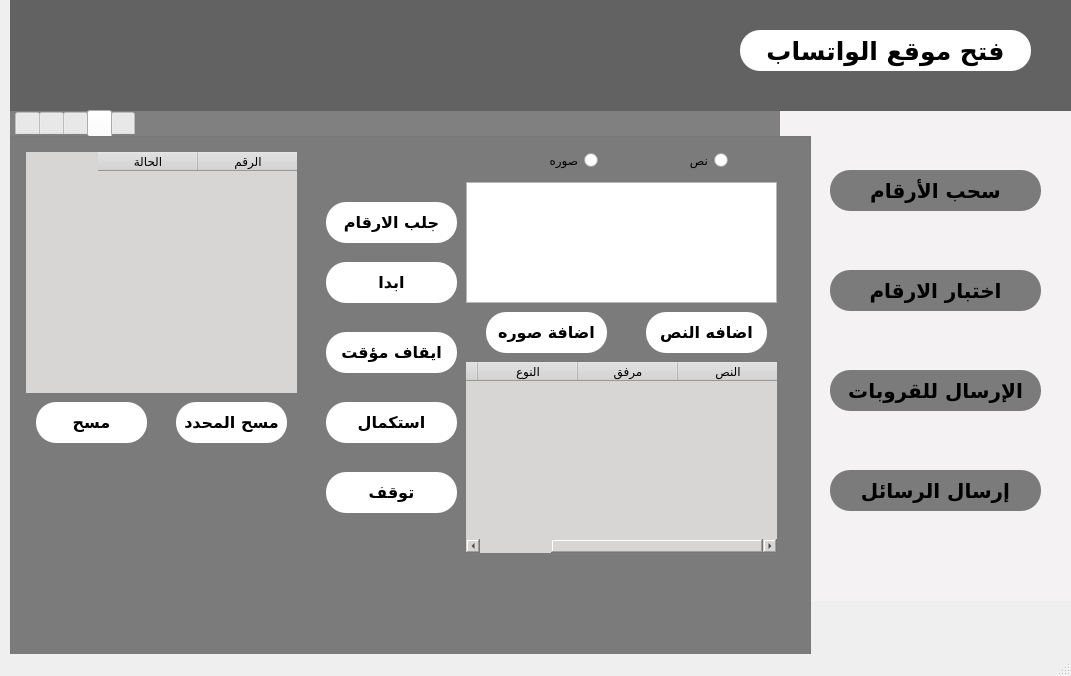
<?xml version="1.0" encoding="UTF-8"?>
<ui version="4.0">
 <class>MainWindow</class>
 <widget class="QMainWindow" name="MainWindow">
  <property name="geometry">
   <rect>
    <x>0</x>
    <y>0</y>
    <width>1071</width>
    <height>676</height>
   </rect>
  </property>
  <property name="windowTitle">
   <string>MainWindow</string>
  </property>
  <widget class="QWidget" name="centralwidget">
   <widget class="QLabel" name="label">
    <property name="geometry">
     <rect>
      <x>10</x>
      <y>0</y>
      <width>1061</width>
      <height>111</height>
     </rect>
    </property>
    <property name="minimumSize">
     <size>
      <width>0</width>
      <height>0</height>
     </size>
    </property>
    <property name="styleSheet">
     <string notr="true">background-color: rgb(98, 98, 98);
</string>
    </property>
    <property name="text">
     <string/>
    </property>
   </widget>
   <widget class="QLabel" name="label_2">
    <property name="geometry">
     <rect>
      <x>10</x>
      <y>10</y>
      <width>131</width>
      <height>91</height>
     </rect>
    </property>
    <property name="styleSheet">
     <string notr="true">image: url(:/newPrefix/like pro/logo superior.png);</string>
    </property>
    <property name="text">
     <string/>
    </property>
   </widget>
   <widget class="QLabel" name="label_3">
    <property name="geometry">
     <rect>
      <x>780</x>
      <y>110</y>
      <width>291</width>
      <height>491</height>
     </rect>
    </property>
    <property name="styleSheet">
     <string notr="true">background-color: rgb(244, 242, 243);


</string>
    </property>
    <property name="text">
     <string/>
    </property>
   </widget>
   <widget class="QLabel" name="label_4">
    <property name="geometry">
     <rect>
      <x>10</x>
      <y>110</y>
      <width>791</width>
      <height>491</height>
     </rect>
    </property>
    <property name="styleSheet">
     <string notr="true">background-color: rgb(128, 128, 128);</string>
    </property>
    <property name="text">
     <string/>
    </property>
   </widget>
   <widget class="QPushButton" name="pushButton_2">
    <property name="geometry">
     <rect>
      <x>830</x>
      <y>370</y>
      <width>211</width>
      <height>41</height>
     </rect>
    </property>
    <property name="font">
     <font>
      <family>Almarai</family>
      <pointsize>15</pointsize>
      <weight>75</weight>
      <bold>true</bold>
     </font>
    </property>
    <property name="cursor">
     <cursorShape>PointingHandCursor</cursorShape>
    </property>
    <property name="styleSheet">
     <string notr="true">color: rgb(0, 0, 0);
background-color: rgb(123, 123, 123);
border-radius: 20px

</string>
    </property>
    <property name="text">
     <string>الإرسال للقروبات</string>
    </property>
   </widget>
   <widget class="QPushButton" name="pushButton_4">
    <property name="geometry">
     <rect>
      <x>830</x>
      <y>170</y>
      <width>211</width>
      <height>41</height>
     </rect>
    </property>
    <property name="font">
     <font>
      <family>Almarai</family>
      <pointsize>15</pointsize>
      <weight>75</weight>
      <bold>true</bold>
     </font>
    </property>
    <property name="cursor">
     <cursorShape>PointingHandCursor</cursorShape>
    </property>
    <property name="styleSheet">
     <string notr="true">background-color: rgb(123, 123, 123);
border-radius: 20px</string>
    </property>
    <property name="text">
     <string>سحب الأرقام</string>
    </property>
    <property name="iconSize">
     <size>
      <width>200</width>
      <height>50</height>
     </size>
    </property>
   </widget>
   <widget class="QTabWidget" name="tabWidget">
    <property name="geometry">
     <rect>
      <x>10</x>
      <y>110</y>
      <width>801</width>
      <height>571</height>
     </rect>
    </property>
    <property name="palette">
     <palette>
      <active>
       <colorrole role="WindowText">
        <brush brushstyle="SolidPattern">
         <color alpha="255">
          <red>192</red>
          <green>192</green>
          <blue>192</blue>
         </color>
        </brush>
       </colorrole>
       <colorrole role="Button">
        <brush brushstyle="SolidPattern">
         <color alpha="255">
          <red>48</red>
          <green>47</green>
          <blue>47</blue>
         </color>
        </brush>
       </colorrole>
       <colorrole role="Light">
        <brush brushstyle="SolidPattern">
         <color alpha="255">
          <red>255</red>
          <green>255</green>
          <blue>255</blue>
         </color>
        </brush>
       </colorrole>
       <colorrole role="Midlight">
        <brush brushstyle="SolidPattern">
         <color alpha="255">
          <red>238</red>
          <green>238</green>
          <blue>238</blue>
         </color>
        </brush>
       </colorrole>
       <colorrole role="Dark">
        <brush brushstyle="SolidPattern">
         <color alpha="255">
          <red>110</red>
          <green>110</green>
          <blue>110</blue>
         </color>
        </brush>
       </colorrole>
       <colorrole role="Mid">
        <brush brushstyle="SolidPattern">
         <color alpha="255">
          <red>147</red>
          <green>147</green>
          <blue>147</blue>
         </color>
        </brush>
       </colorrole>
       <colorrole role="Text">
        <brush brushstyle="SolidPattern">
         <color alpha="255">
          <red>192</red>
          <green>192</green>
          <blue>192</blue>
         </color>
        </brush>
       </colorrole>
       <colorrole role="BrightText">
        <brush brushstyle="SolidPattern">
         <color alpha="255">
          <red>255</red>
          <green>255</green>
          <blue>255</blue>
         </color>
        </brush>
       </colorrole>
       <colorrole role="ButtonText">
        <brush brushstyle="SolidPattern">
         <color alpha="255">
          <red>192</red>
          <green>192</green>
          <blue>192</blue>
         </color>
        </brush>
       </colorrole>
       <colorrole role="Base">
        <brush brushstyle="SolidPattern">
         <color alpha="255">
          <red>48</red>
          <green>47</green>
          <blue>47</blue>
         </color>
        </brush>
       </colorrole>
       <colorrole role="Window">
        <brush brushstyle="SolidPattern">
         <color alpha="255">
          <red>48</red>
          <green>47</green>
          <blue>47</blue>
         </color>
        </brush>
       </colorrole>
       <colorrole role="Shadow">
        <brush brushstyle="SolidPattern">
         <color alpha="255">
          <red>0</red>
          <green>0</green>
          <blue>0</blue>
         </color>
        </brush>
       </colorrole>
       <colorrole role="Highlight">
        <brush brushstyle="SolidPattern">
         <color alpha="255">
          <red>61</red>
          <green>142</green>
          <blue>201</blue>
         </color>
        </brush>
       </colorrole>
       <colorrole role="HighlightedText">
        <brush brushstyle="SolidPattern">
         <color alpha="255">
          <red>0</red>
          <green>0</green>
          <blue>0</blue>
         </color>
        </brush>
       </colorrole>
       <colorrole role="AlternateBase">
        <brush brushstyle="SolidPattern">
         <color alpha="255">
          <red>238</red>
          <green>238</green>
          <blue>238</blue>
         </color>
        </brush>
       </colorrole>
       <colorrole role="ToolTipBase">
        <brush brushstyle="SolidPattern">
         <color alpha="255">
          <red>255</red>
          <green>255</green>
          <blue>220</blue>
         </color>
        </brush>
       </colorrole>
       <colorrole role="ToolTipText">
        <brush brushstyle="SolidPattern">
         <color alpha="255">
          <red>0</red>
          <green>0</green>
          <blue>0</blue>
         </color>
        </brush>
       </colorrole>
      </active>
      <inactive>
       <colorrole role="WindowText">
        <brush brushstyle="SolidPattern">
         <color alpha="255">
          <red>192</red>
          <green>192</green>
          <blue>192</blue>
         </color>
        </brush>
       </colorrole>
       <colorrole role="Button">
        <brush brushstyle="SolidPattern">
         <color alpha="255">
          <red>48</red>
          <green>47</green>
          <blue>47</blue>
         </color>
        </brush>
       </colorrole>
       <colorrole role="Light">
        <brush brushstyle="SolidPattern">
         <color alpha="255">
          <red>255</red>
          <green>255</green>
          <blue>255</blue>
         </color>
        </brush>
       </colorrole>
       <colorrole role="Midlight">
        <brush brushstyle="SolidPattern">
         <color alpha="255">
          <red>238</red>
          <green>238</green>
          <blue>238</blue>
         </color>
        </brush>
       </colorrole>
       <colorrole role="Dark">
        <brush brushstyle="SolidPattern">
         <color alpha="255">
          <red>110</red>
          <green>110</green>
          <blue>110</blue>
         </color>
        </brush>
       </colorrole>
       <colorrole role="Mid">
        <brush brushstyle="SolidPattern">
         <color alpha="255">
          <red>147</red>
          <green>147</green>
          <blue>147</blue>
         </color>
        </brush>
       </colorrole>
       <colorrole role="Text">
        <brush brushstyle="SolidPattern">
         <color alpha="255">
          <red>192</red>
          <green>192</green>
          <blue>192</blue>
         </color>
        </brush>
       </colorrole>
       <colorrole role="BrightText">
        <brush brushstyle="SolidPattern">
         <color alpha="255">
          <red>255</red>
          <green>255</green>
          <blue>255</blue>
         </color>
        </brush>
       </colorrole>
       <colorrole role="ButtonText">
        <brush brushstyle="SolidPattern">
         <color alpha="255">
          <red>192</red>
          <green>192</green>
          <blue>192</blue>
         </color>
        </brush>
       </colorrole>
       <colorrole role="Base">
        <brush brushstyle="SolidPattern">
         <color alpha="255">
          <red>48</red>
          <green>47</green>
          <blue>47</blue>
         </color>
        </brush>
       </colorrole>
       <colorrole role="Window">
        <brush brushstyle="SolidPattern">
         <color alpha="255">
          <red>48</red>
          <green>47</green>
          <blue>47</blue>
         </color>
        </brush>
       </colorrole>
       <colorrole role="Shadow">
        <brush brushstyle="SolidPattern">
         <color alpha="255">
          <red>0</red>
          <green>0</green>
          <blue>0</blue>
         </color>
        </brush>
       </colorrole>
       <colorrole role="Highlight">
        <brush brushstyle="SolidPattern">
         <color alpha="255">
          <red>61</red>
          <green>142</green>
          <blue>201</blue>
         </color>
        </brush>
       </colorrole>
       <colorrole role="HighlightedText">
        <brush brushstyle="SolidPattern">
         <color alpha="255">
          <red>0</red>
          <green>0</green>
          <blue>0</blue>
         </color>
        </brush>
       </colorrole>
       <colorrole role="AlternateBase">
        <brush brushstyle="SolidPattern">
         <color alpha="255">
          <red>238</red>
          <green>238</green>
          <blue>238</blue>
         </color>
        </brush>
       </colorrole>
       <colorrole role="ToolTipBase">
        <brush brushstyle="SolidPattern">
         <color alpha="255">
          <red>255</red>
          <green>255</green>
          <blue>220</blue>
         </color>
        </brush>
       </colorrole>
       <colorrole role="ToolTipText">
        <brush brushstyle="SolidPattern">
         <color alpha="255">
          <red>0</red>
          <green>0</green>
          <blue>0</blue>
         </color>
        </brush>
       </colorrole>
      </inactive>
      <disabled>
       <colorrole role="WindowText">
        <brush brushstyle="SolidPattern">
         <color alpha="255">
          <red>128</red>
          <green>128</green>
          <blue>128</blue>
         </color>
        </brush>
       </colorrole>
       <colorrole role="Button">
        <brush brushstyle="SolidPattern">
         <color alpha="255">
          <red>48</red>
          <green>47</green>
          <blue>47</blue>
         </color>
        </brush>
       </colorrole>
       <colorrole role="Light">
        <brush brushstyle="SolidPattern">
         <color alpha="255">
          <red>255</red>
          <green>255</green>
          <blue>255</blue>
         </color>
        </brush>
       </colorrole>
       <colorrole role="Midlight">
        <brush brushstyle="SolidPattern">
         <color alpha="255">
          <red>238</red>
          <green>238</green>
          <blue>238</blue>
         </color>
        </brush>
       </colorrole>
       <colorrole role="Dark">
        <brush brushstyle="SolidPattern">
         <color alpha="255">
          <red>110</red>
          <green>110</green>
          <blue>110</blue>
         </color>
        </brush>
       </colorrole>
       <colorrole role="Mid">
        <brush brushstyle="SolidPattern">
         <color alpha="255">
          <red>147</red>
          <green>147</green>
          <blue>147</blue>
         </color>
        </brush>
       </colorrole>
       <colorrole role="Text">
        <brush brushstyle="SolidPattern">
         <color alpha="255">
          <red>128</red>
          <green>128</green>
          <blue>128</blue>
         </color>
        </brush>
       </colorrole>
       <colorrole role="BrightText">
        <brush brushstyle="SolidPattern">
         <color alpha="255">
          <red>255</red>
          <green>255</green>
          <blue>255</blue>
         </color>
        </brush>
       </colorrole>
       <colorrole role="ButtonText">
        <brush brushstyle="SolidPattern">
         <color alpha="255">
          <red>128</red>
          <green>128</green>
          <blue>128</blue>
         </color>
        </brush>
       </colorrole>
       <colorrole role="Base">
        <brush brushstyle="SolidPattern">
         <color alpha="255">
          <red>48</red>
          <green>47</green>
          <blue>47</blue>
         </color>
        </brush>
       </colorrole>
       <colorrole role="Window">
        <brush brushstyle="SolidPattern">
         <color alpha="255">
          <red>48</red>
          <green>47</green>
          <blue>47</blue>
         </color>
        </brush>
       </colorrole>
       <colorrole role="Shadow">
        <brush brushstyle="SolidPattern">
         <color alpha="255">
          <red>0</red>
          <green>0</green>
          <blue>0</blue>
         </color>
        </brush>
       </colorrole>
       <colorrole role="Highlight">
        <brush brushstyle="SolidPattern">
         <color alpha="255">
          <red>61</red>
          <green>142</green>
          <blue>201</blue>
         </color>
        </brush>
       </colorrole>
       <colorrole role="HighlightedText">
        <brush brushstyle="SolidPattern">
         <color alpha="255">
          <red>0</red>
          <green>0</green>
          <blue>0</blue>
         </color>
        </brush>
       </colorrole>
       <colorrole role="AlternateBase">
        <brush brushstyle="SolidPattern">
         <color alpha="255">
          <red>221</red>
          <green>221</green>
          <blue>221</blue>
         </color>
        </brush>
       </colorrole>
       <colorrole role="ToolTipBase">
        <brush brushstyle="SolidPattern">
         <color alpha="255">
          <red>255</red>
          <green>255</green>
          <blue>220</blue>
         </color>
        </brush>
       </colorrole>
       <colorrole role="ToolTipText">
        <brush brushstyle="SolidPattern">
         <color alpha="255">
          <red>0</red>
          <green>0</green>
          <blue>0</blue>
         </color>
        </brush>
       </colorrole>
      </disabled>
     </palette>
    </property>
    <property name="mouseTracking">
     <bool>false</bool>
    </property>
    <property name="focusPolicy">
     <enum>Qt::TabFocus</enum>
    </property>
    <property name="toolTip">
     <string notr="true"/>
    </property>
    <property name="autoFillBackground">
     <bool>false</bool>
    </property>
    <property name="styleSheet">
     <string notr="true">
QTabWidget::pane {
    border: 1px solid #76797C;
    padding: 5px;
    margin: 0px;
	
	background-color: rgb(123, 123, 123);
}
QTabWidget::tab-bar {
    left: 5px; /* move to the right by 5px */
}
</string>
    </property>
    <property name="tabPosition">
     <enum>QTabWidget::North</enum>
    </property>
    <property name="currentIndex">
     <number>3</number>
    </property>
    <property name="movable">
     <bool>false</bool>
    </property>
    <property name="tabBarAutoHide">
     <bool>false</bool>
    </property>
    <widget class="QWidget" name="tab">
     <attribute name="title">
      <string/>
     </attribute>
     <widget class="QLabel" name="label_5">
      <property name="geometry">
       <rect>
        <x>10</x>
        <y>10</y>
        <width>561</width>
        <height>291</height>
       </rect>
      </property>
      <property name="styleSheet">
       <string notr="true">image: url(:/newPrefix/like pro/logo middle.png);</string>
      </property>
      <property name="text">
       <string/>
      </property>
     </widget>
    </widget>
    <widget class="QWidget" name="tab_2">
     <attribute name="title">
      <string/>
     </attribute>
     <widget class="QTableWidget" name="tableWidget_2">
      <property name="geometry">
       <rect>
        <x>20</x>
        <y>10</y>
        <width>421</width>
        <height>391</height>
       </rect>
      </property>
      <property name="layoutDirection">
       <enum>Qt::RightToLeft</enum>
      </property>
      <property name="autoFillBackground">
       <bool>false</bool>
      </property>
      <property name="styleSheet">
       <string notr="true">border: none;
background-color: #d7d6d5;
</string>
      </property>
      <property name="textElideMode">
       <enum>Qt::ElideRight</enum>
      </property>
      <column>
       <property name="text">
        <string>الرقم</string>
       </property>
      </column>
      <column>
       <property name="text">
        <string>الحالة</string>
       </property>
      </column>
     </widget>
     <widget class="QPushButton" name="pushButton_9">
      <property name="geometry">
       <rect>
        <x>610</x>
        <y>60</y>
        <width>141</width>
        <height>41</height>
       </rect>
      </property>
      <property name="font">
       <font>
        <family>Almarai</family>
        <pointsize>12</pointsize>
        <weight>75</weight>
        <bold>true</bold>
       </font>
      </property>
      <property name="cursor">
       <cursorShape>PointingHandCursor</cursorShape>
      </property>
      <property name="styleSheet">
       <string notr="true">border-radius: 20px;
background-color: rgb(255, 255, 255);
</string>
      </property>
      <property name="text">
       <string>جلب الارقام</string>
      </property>
      <property name="iconSize">
       <size>
        <width>200</width>
        <height>50</height>
       </size>
      </property>
     </widget>
     <widget class="QPushButton" name="pushButton_7">
      <property name="geometry">
       <rect>
        <x>620</x>
        <y>140</y>
        <width>131</width>
        <height>41</height>
       </rect>
      </property>
      <property name="font">
       <font>
        <family>Almarai</family>
        <pointsize>12</pointsize>
        <weight>75</weight>
        <bold>true</bold>
       </font>
      </property>
      <property name="cursor">
       <cursorShape>PointingHandCursor</cursorShape>
      </property>
      <property name="styleSheet">
       <string notr="true">border-radius: 20px;
background-color: rgb(255, 255, 255);
</string>
      </property>
      <property name="text">
       <string>ابدا</string>
      </property>
      <property name="iconSize">
       <size>
        <width>200</width>
        <height>50</height>
       </size>
      </property>
     </widget>
     <widget class="QPushButton" name="pushButton_10">
      <property name="geometry">
       <rect>
        <x>620</x>
        <y>220</y>
        <width>131</width>
        <height>41</height>
       </rect>
      </property>
      <property name="font">
       <font>
        <family>Almarai</family>
        <pointsize>12</pointsize>
        <weight>75</weight>
        <bold>true</bold>
       </font>
      </property>
      <property name="cursor">
       <cursorShape>PointingHandCursor</cursorShape>
      </property>
      <property name="styleSheet">
       <string notr="true">border-radius: 20px;
background-color: rgb(255, 255, 255);
</string>
      </property>
      <property name="text">
       <string>ايقاف</string>
      </property>
      <property name="iconSize">
       <size>
        <width>200</width>
        <height>50</height>
       </size>
      </property>
     </widget>
     <widget class="QPushButton" name="pushButton_11">
      <property name="geometry">
       <rect>
        <x>620</x>
        <y>290</y>
        <width>131</width>
        <height>41</height>
       </rect>
      </property>
      <property name="font">
       <font>
        <family>Almarai</family>
        <pointsize>12</pointsize>
        <weight>75</weight>
        <bold>true</bold>
       </font>
      </property>
      <property name="cursor">
       <cursorShape>PointingHandCursor</cursorShape>
      </property>
      <property name="styleSheet">
       <string notr="true">border-radius: 20px;
background-color: rgb(255, 255, 255);
</string>
      </property>
      <property name="text">
       <string>كمل</string>
      </property>
      <property name="iconSize">
       <size>
        <width>200</width>
        <height>50</height>
       </size>
      </property>
     </widget>
     <widget class="QPushButton" name="pushButton_12">
      <property name="geometry">
       <rect>
        <x>620</x>
        <y>360</y>
        <width>131</width>
        <height>41</height>
       </rect>
      </property>
      <property name="font">
       <font>
        <family>Almarai</family>
        <pointsize>12</pointsize>
        <weight>75</weight>
        <bold>true</bold>
       </font>
      </property>
      <property name="cursor">
       <cursorShape>PointingHandCursor</cursorShape>
      </property>
      <property name="styleSheet">
       <string notr="true">border-radius: 20px;
background-color: rgb(255, 255, 255);
</string>
      </property>
      <property name="text">
       <string>ايقاف خالص</string>
      </property>
      <property name="iconSize">
       <size>
        <width>200</width>
        <height>50</height>
       </size>
      </property>
     </widget>
     <widget class="QPushButton" name="pushButton_13">
      <property name="geometry">
       <rect>
        <x>220</x>
        <y>410</y>
        <width>131</width>
        <height>41</height>
       </rect>
      </property>
      <property name="font">
       <font>
        <family>Almarai</family>
        <pointsize>12</pointsize>
        <weight>75</weight>
        <bold>true</bold>
       </font>
      </property>
      <property name="cursor">
       <cursorShape>PointingHandCursor</cursorShape>
      </property>
      <property name="styleSheet">
       <string notr="true">border-radius: 20px;
background-color: rgb(255, 255, 255);
</string>
      </property>
      <property name="text">
       <string>حفظ</string>
      </property>
      <property name="iconSize">
       <size>
        <width>200</width>
        <height>50</height>
       </size>
      </property>
     </widget>
     <widget class="QPushButton" name="pushButton_14">
      <property name="geometry">
       <rect>
        <x>60</x>
        <y>410</y>
        <width>131</width>
        <height>41</height>
       </rect>
      </property>
      <property name="font">
       <font>
        <family>Almarai</family>
        <pointsize>12</pointsize>
        <weight>75</weight>
        <bold>true</bold>
       </font>
      </property>
      <property name="cursor">
       <cursorShape>PointingHandCursor</cursorShape>
      </property>
      <property name="styleSheet">
       <string notr="true">border-radius: 20px;
background-color: rgb(255, 255, 255);
</string>
      </property>
      <property name="text">
       <string>مسح</string>
      </property>
      <property name="iconSize">
       <size>
        <width>200</width>
        <height>50</height>
       </size>
      </property>
     </widget>
    </widget>
    <widget class="QWidget" name="tab_3">
     <attribute name="title">
      <string/>
     </attribute>
     <widget class="QLabel" name="label_6">
      <property name="geometry">
       <rect>
        <x>300</x>
        <y>340</y>
        <width>251</width>
        <height>101</height>
       </rect>
      </property>
      <property name="text">
       <string>رسائل للجروبات</string>
      </property>
     </widget>
    </widget>
    <widget class="QWidget" name="tab_7">
     <attribute name="title">
      <string/>
     </attribute>
     <widget class="QTableWidget" name="tableWidget_3">
      <property name="geometry">
       <rect>
        <x>10</x>
        <y>10</y>
        <width>271</width>
        <height>241</height>
       </rect>
      </property>
      <property name="layoutDirection">
       <enum>Qt::RightToLeft</enum>
      </property>
      <property name="autoFillBackground">
       <bool>false</bool>
      </property>
      <property name="styleSheet">
       <string notr="true">border: none;
background-color: #d7d6d5;
</string>
      </property>
      <property name="textElideMode">
       <enum>Qt::ElideRight</enum>
      </property>
      <column>
       <property name="text">
        <string>الرقم</string>
       </property>
      </column>
      <column>
       <property name="text">
        <string>الحالة</string>
       </property>
      </column>
     </widget>
     <widget class="QPushButton" name="pushButton_15">
      <property name="geometry">
       <rect>
        <x>310</x>
        <y>120</y>
        <width>131</width>
        <height>41</height>
       </rect>
      </property>
      <property name="font">
       <font>
        <family>Almarai</family>
        <pointsize>12</pointsize>
        <weight>75</weight>
        <bold>true</bold>
       </font>
      </property>
      <property name="cursor">
       <cursorShape>PointingHandCursor</cursorShape>
      </property>
      <property name="styleSheet">
       <string notr="true">border-radius: 20px;
background-color: rgb(255, 255, 255);
</string>
      </property>
      <property name="text">
       <string>ابدا</string>
      </property>
      <property name="iconSize">
       <size>
        <width>200</width>
        <height>50</height>
       </size>
      </property>
     </widget>
     <widget class="QPushButton" name="pushButton_16">
      <property name="geometry">
       <rect>
        <x>310</x>
        <y>260</y>
        <width>131</width>
        <height>41</height>
       </rect>
      </property>
      <property name="font">
       <font>
        <family>Almarai</family>
        <pointsize>12</pointsize>
        <weight>75</weight>
        <bold>true</bold>
       </font>
      </property>
      <property name="cursor">
       <cursorShape>PointingHandCursor</cursorShape>
      </property>
      <property name="styleSheet">
       <string notr="true">border-radius: 20px;
background-color: rgb(255, 255, 255);
</string>
      </property>
      <property name="text">
       <string>استكمال</string>
      </property>
      <property name="iconSize">
       <size>
        <width>200</width>
        <height>50</height>
       </size>
      </property>
     </widget>
     <widget class="QPushButton" name="pushButton_17">
      <property name="geometry">
       <rect>
        <x>310</x>
        <y>190</y>
        <width>131</width>
        <height>41</height>
       </rect>
      </property>
      <property name="font">
       <font>
        <family>Almarai</family>
        <pointsize>12</pointsize>
        <weight>75</weight>
        <bold>true</bold>
       </font>
      </property>
      <property name="cursor">
       <cursorShape>PointingHandCursor</cursorShape>
      </property>
      <property name="styleSheet">
       <string notr="true">border-radius: 20px;
background-color: rgb(255, 255, 255);
</string>
      </property>
      <property name="text">
       <string>ايقاف مؤقت</string>
      </property>
      <property name="iconSize">
       <size>
        <width>200</width>
        <height>50</height>
       </size>
      </property>
     </widget>
     <widget class="QPushButton" name="pushButton_18">
      <property name="geometry">
       <rect>
        <x>20</x>
        <y>260</y>
        <width>111</width>
        <height>41</height>
       </rect>
      </property>
      <property name="font">
       <font>
        <family>Almarai</family>
        <pointsize>12</pointsize>
        <weight>75</weight>
        <bold>true</bold>
       </font>
      </property>
      <property name="cursor">
       <cursorShape>PointingHandCursor</cursorShape>
      </property>
      <property name="styleSheet">
       <string notr="true">border-radius: 20px;
background-color: rgb(255, 255, 255);
</string>
      </property>
      <property name="text">
       <string>مسح</string>
      </property>
      <property name="iconSize">
       <size>
        <width>200</width>
        <height>50</height>
       </size>
      </property>
     </widget>
     <widget class="QPushButton" name="pushButton_19">
      <property name="geometry">
       <rect>
        <x>310</x>
        <y>60</y>
        <width>131</width>
        <height>41</height>
       </rect>
      </property>
      <property name="font">
       <font>
        <family>Almarai</family>
        <pointsize>12</pointsize>
        <weight>75</weight>
        <bold>true</bold>
       </font>
      </property>
      <property name="cursor">
       <cursorShape>PointingHandCursor</cursorShape>
      </property>
      <property name="styleSheet">
       <string notr="true">border-radius: 20px;
background-color: rgb(255, 255, 255);
</string>
      </property>
      <property name="text">
       <string>جلب الارقام</string>
      </property>
      <property name="iconSize">
       <size>
        <width>200</width>
        <height>50</height>
       </size>
      </property>
     </widget>
     <widget class="QPushButton" name="pushButton_21">
      <property name="geometry">
       <rect>
        <x>310</x>
        <y>330</y>
        <width>131</width>
        <height>41</height>
       </rect>
      </property>
      <property name="font">
       <font>
        <family>Almarai</family>
        <pointsize>12</pointsize>
        <weight>75</weight>
        <bold>true</bold>
       </font>
      </property>
      <property name="cursor">
       <cursorShape>PointingHandCursor</cursorShape>
      </property>
      <property name="styleSheet">
       <string notr="true">border-radius: 20px;
background-color: rgb(255, 255, 255);
</string>
      </property>
      <property name="text">
       <string>توقف</string>
      </property>
      <property name="iconSize">
       <size>
        <width>200</width>
        <height>50</height>
       </size>
      </property>
     </widget>
     <widget class="QPushButton" name="pushButton_20">
      <property name="geometry">
       <rect>
        <x>630</x>
        <y>170</y>
        <width>121</width>
        <height>41</height>
       </rect>
      </property>
      <property name="font">
       <font>
        <family>Almarai</family>
        <pointsize>12</pointsize>
        <weight>75</weight>
        <bold>true</bold>
       </font>
      </property>
      <property name="cursor">
       <cursorShape>PointingHandCursor</cursorShape>
      </property>
      <property name="styleSheet">
       <string notr="true">border-radius: 20px;
background-color: rgb(255, 255, 255);
</string>
      </property>
      <property name="text">
       <string>اضافه النص</string>
      </property>
      <property name="iconSize">
       <size>
        <width>200</width>
        <height>50</height>
       </size>
      </property>
     </widget>
     <widget class="QPushButton" name="pushButton_22">
      <property name="geometry">
       <rect>
        <x>470</x>
        <y>170</y>
        <width>121</width>
        <height>41</height>
       </rect>
      </property>
      <property name="font">
       <font>
        <family>Almarai</family>
        <pointsize>12</pointsize>
        <weight>75</weight>
        <bold>true</bold>
       </font>
      </property>
      <property name="cursor">
       <cursorShape>PointingHandCursor</cursorShape>
      </property>
      <property name="styleSheet">
       <string notr="true">border-radius: 20px;
background-color: rgb(255, 255, 255);
</string>
      </property>
      <property name="text">
       <string>اضافة صوره</string>
      </property>
      <property name="iconSize">
       <size>
        <width>200</width>
        <height>50</height>
       </size>
      </property>
     </widget>
     <widget class="QTableWidget" name="tableWidget_4">
      <property name="geometry">
       <rect>
        <x>450</x>
        <y>220</y>
        <width>311</width>
        <height>191</height>
       </rect>
      </property>
      <property name="layoutDirection">
       <enum>Qt::RightToLeft</enum>
      </property>
      <property name="autoFillBackground">
       <bool>false</bool>
      </property>
      <property name="styleSheet">
       <string notr="true">border: none;
background-color: #d7d6d5;
</string>
      </property>
      <property name="textElideMode">
       <enum>Qt::ElideRight</enum>
      </property>
      <column>
       <property name="text">
        <string>النص</string>
       </property>
      </column>
      <column>
       <property name="text">
        <string>مرفق</string>
       </property>
      </column>
      <column>
       <property name="text">
        <string>النوع</string>
       </property>
      </column>
      <column>
       <property name="text">
        <string/>
       </property>
      </column>
     </widget>
     <widget class="QTextEdit" name="textEdit">
      <property name="geometry">
       <rect>
        <x>450</x>
        <y>40</y>
        <width>311</width>
        <height>121</height>
       </rect>
      </property>
      <property name="layoutDirection">
       <enum>Qt::RightToLeft</enum>
      </property>
     </widget>
     <widget class="QRadioButton" name="radioButton">
      <property name="geometry">
       <rect>
        <x>500</x>
        <y>10</y>
        <width>82</width>
        <height>17</height>
       </rect>
      </property>
      <property name="layoutDirection">
       <enum>Qt::RightToLeft</enum>
      </property>
      <property name="text">
       <string>صوره</string>
      </property>
     </widget>
     <widget class="QRadioButton" name="radioButton_2">
      <property name="geometry">
       <rect>
        <x>630</x>
        <y>10</y>
        <width>82</width>
        <height>17</height>
       </rect>
      </property>
      <property name="layoutDirection">
       <enum>Qt::RightToLeft</enum>
      </property>
      <property name="text">
       <string>نص</string>
      </property>
     </widget>
     <widget class="QPushButton" name="pushButton_23">
      <property name="geometry">
       <rect>
        <x>160</x>
        <y>260</y>
        <width>111</width>
        <height>41</height>
       </rect>
      </property>
      <property name="font">
       <font>
        <family>Almarai</family>
        <pointsize>12</pointsize>
        <weight>75</weight>
        <bold>true</bold>
       </font>
      </property>
      <property name="cursor">
       <cursorShape>PointingHandCursor</cursorShape>
      </property>
      <property name="styleSheet">
       <string notr="true">border-radius: 20px;
background-color: rgb(255, 255, 255);
</string>
      </property>
      <property name="text">
       <string>مسح المحدد</string>
      </property>
      <property name="iconSize">
       <size>
        <width>200</width>
        <height>50</height>
       </size>
      </property>
     </widget>
    </widget>
    <widget class="QWidget" name="tab_4">
     <attribute name="title">
      <string/>
     </attribute>
     <widget class="QTableWidget" name="tableWidget">
      <property name="geometry">
       <rect>
        <x>20</x>
        <y>20</y>
        <width>341</width>
        <height>371</height>
       </rect>
      </property>
      <property name="layoutDirection">
       <enum>Qt::RightToLeft</enum>
      </property>
      <property name="autoFillBackground">
       <bool>false</bool>
      </property>
      <property name="styleSheet">
       <string notr="true">border: none;
background-color: #d7d6d5;
</string>
      </property>
      <property name="textElideMode">
       <enum>Qt::ElideRight</enum>
      </property>
      <column>
       <property name="text">
        <string>الرقم</string>
       </property>
      </column>
     </widget>
     <widget class="QPushButton" name="pushButton_6">
      <property name="geometry">
       <rect>
        <x>600</x>
        <y>40</y>
        <width>161</width>
        <height>41</height>
       </rect>
      </property>
      <property name="font">
       <font>
        <family>Almarai</family>
        <pointsize>12</pointsize>
        <weight>75</weight>
        <bold>true</bold>
       </font>
      </property>
      <property name="cursor">
       <cursorShape>PointingHandCursor</cursorShape>
      </property>
      <property name="styleSheet">
       <string notr="true">border-radius: 20px;
background-color: rgb(255, 255, 255);
</string>
      </property>
      <property name="text">
       <string>بدأ سحب</string>
      </property>
      <property name="iconSize">
       <size>
        <width>200</width>
        <height>50</height>
       </size>
      </property>
     </widget>
     <widget class="QPushButton" name="pushButton_8">
      <property name="geometry">
       <rect>
        <x>110</x>
        <y>410</y>
        <width>91</width>
        <height>41</height>
       </rect>
      </property>
      <property name="font">
       <font>
        <family>Almarai</family>
        <pointsize>12</pointsize>
        <weight>75</weight>
        <bold>true</bold>
       </font>
      </property>
      <property name="cursor">
       <cursorShape>PointingHandCursor</cursorShape>
      </property>
      <property name="styleSheet">
       <string notr="true">border-radius: 20px;
background-color: rgb(255, 255, 255);
</string>
      </property>
      <property name="text">
       <string>حفظ</string>
      </property>
      <property name="iconSize">
       <size>
        <width>200</width>
        <height>50</height>
       </size>
      </property>
     </widget>
    </widget>
   </widget>
   <widget class="QPushButton" name="pushButton_3">
    <property name="geometry">
     <rect>
      <x>830</x>
      <y>470</y>
      <width>211</width>
      <height>41</height>
     </rect>
    </property>
    <property name="font">
     <font>
      <family>Almarai</family>
      <pointsize>15</pointsize>
      <weight>75</weight>
      <bold>true</bold>
     </font>
    </property>
    <property name="cursor">
     <cursorShape>PointingHandCursor</cursorShape>
    </property>
    <property name="styleSheet">
     <string notr="true">color: rgb(0, 0, 0);
background-color: rgb(123, 123, 123);
border-radius: 20px</string>
    </property>
    <property name="text">
     <string>إرسال الرسائل</string>
    </property>
   </widget>
   <widget class="QPushButton" name="pushButton">
    <property name="geometry">
     <rect>
      <x>830</x>
      <y>270</y>
      <width>211</width>
      <height>41</height>
     </rect>
    </property>
    <property name="font">
     <font>
      <family>Almarai</family>
      <pointsize>15</pointsize>
      <weight>75</weight>
      <bold>true</bold>
     </font>
    </property>
    <property name="cursor">
     <cursorShape>PointingHandCursor</cursorShape>
    </property>
    <property name="styleSheet">
     <string notr="true">color: rgb(0, 0, 0);
background-color: rgb(123, 123, 123);
border-radius: 20px</string>
    </property>
    <property name="text">
     <string>اختبار الارقام</string>
    </property>
   </widget>
   <widget class="QPushButton" name="pushButton_5">
    <property name="geometry">
     <rect>
      <x>740</x>
      <y>30</y>
      <width>291</width>
      <height>41</height>
     </rect>
    </property>
    <property name="font">
     <font>
      <family>Almarai</family>
      <pointsize>19</pointsize>
      <weight>75</weight>
      <bold>true</bold>
     </font>
    </property>
    <property name="cursor">
     <cursorShape>PointingHandCursor</cursorShape>
    </property>
    <property name="styleSheet">
     <string notr="true">border-radius: 20px;
background-color: rgb(255, 255, 255);

</string>
    </property>
    <property name="text">
     <string>فتح موقع الواتساب</string>
    </property>
    <property name="icon">
     <iconset>
      <normaloff>:/newPrefix/Desktop/like pro/فتح موقع الواتساب.png</normaloff>:/newPrefix/Desktop/like pro/فتح موقع الواتساب.png</iconset>
    </property>
    <property name="iconSize">
     <size>
      <width>283</width>
      <height>65</height>
     </size>
    </property>
   </widget>
   <zorder>label_4</zorder>
   <zorder>label_3</zorder>
   <zorder>pushButton_2</zorder>
   <zorder>pushButton_4</zorder>
   <zorder>pushButton_3</zorder>
   <zorder>pushButton</zorder>
   <zorder>label</zorder>
   <zorder>label_2</zorder>
   <zorder>pushButton_5</zorder>
   <zorder>tabWidget</zorder>
  </widget>
  <widget class="QMenuBar" name="menubar">
   <property name="geometry">
    <rect>
     <x>0</x>
     <y>0</y>
     <width>1071</width>
     <height>21</height>
    </rect>
   </property>
  </widget>
  <widget class="QStatusBar" name="statusbar"/>
 </widget>
 <resources>
  <include location="ui.qrc"/>
 </resources>
 <connections/>
</ui>
